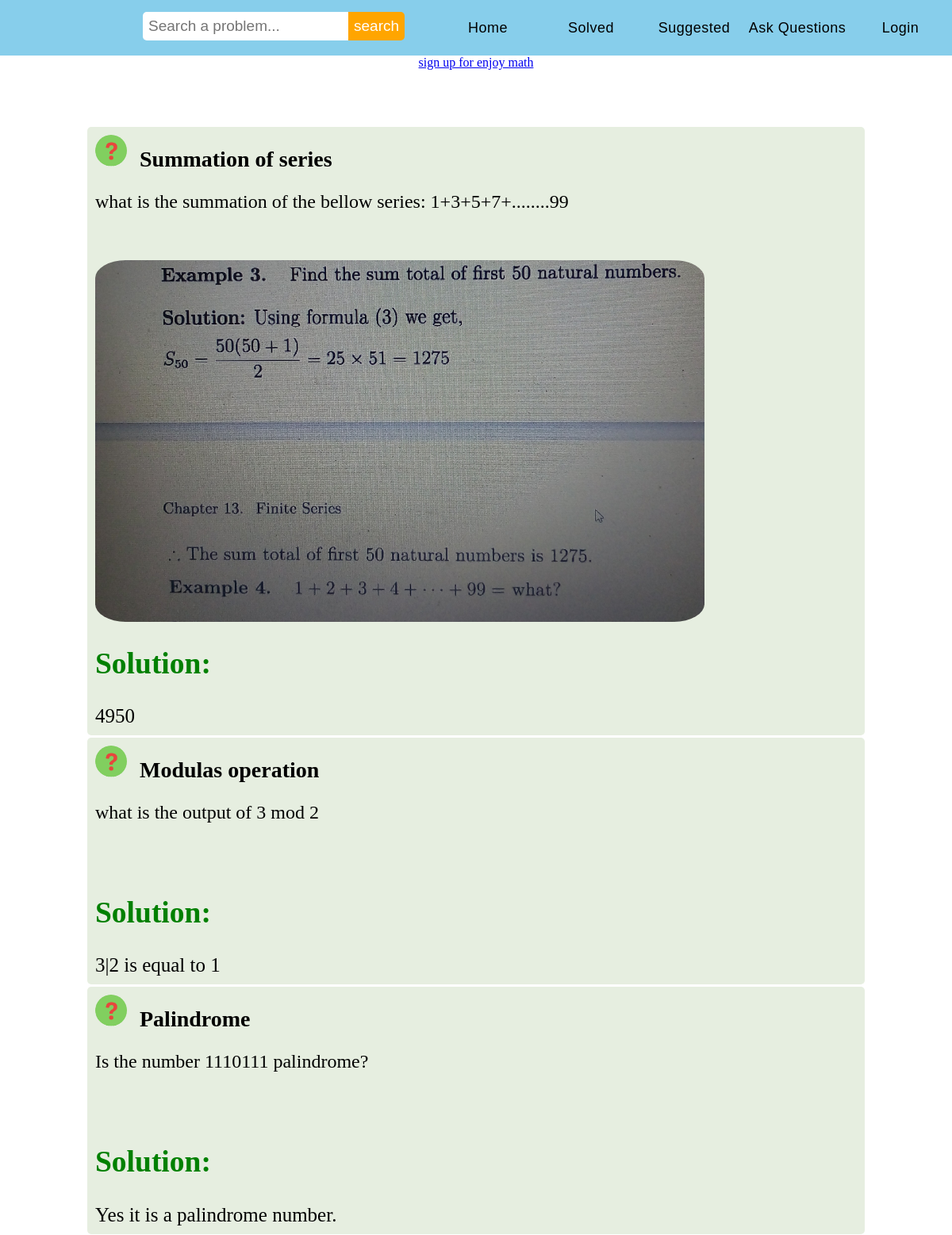
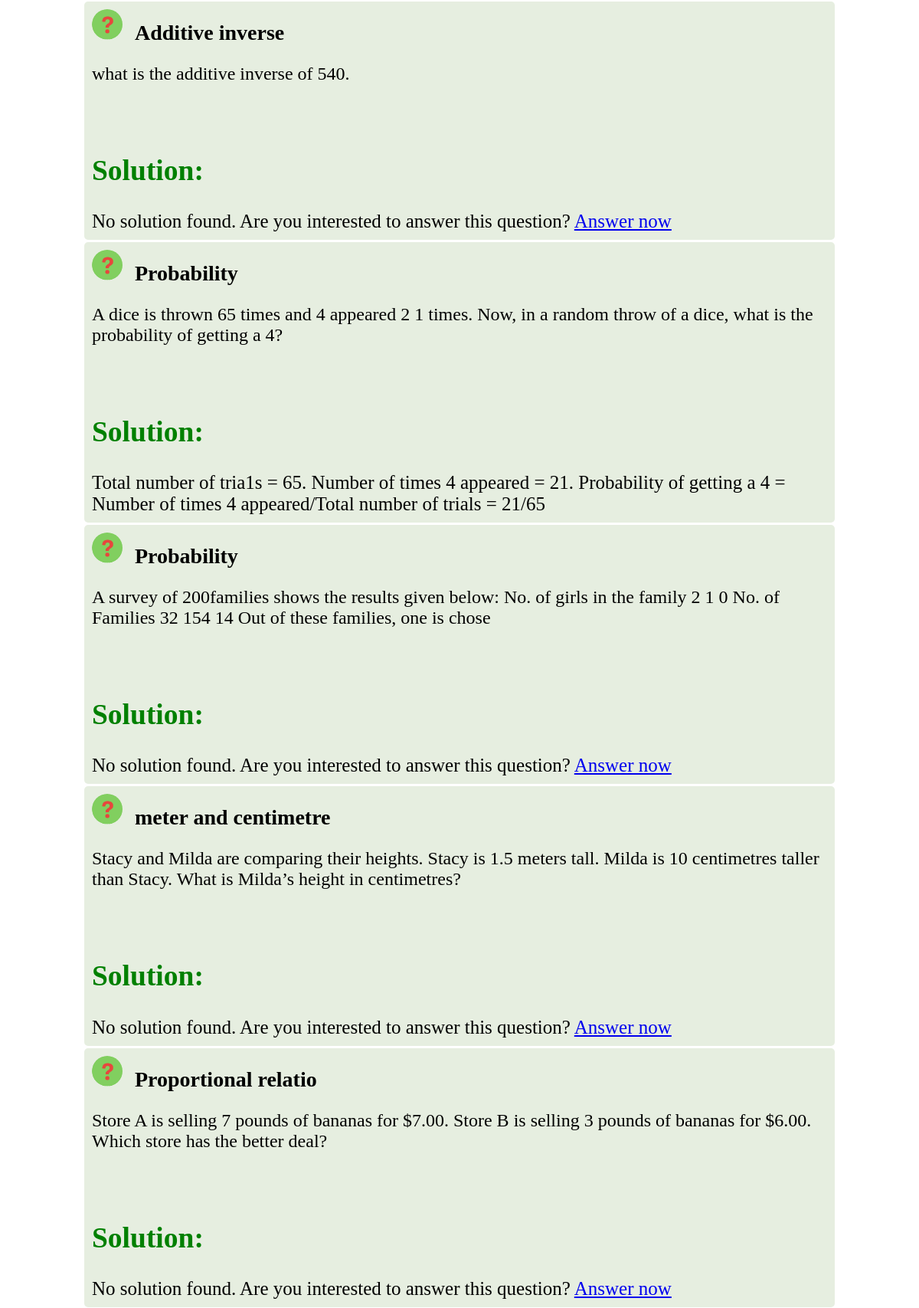
The page / (upper part) on the database its author committed (2 pictures, top to bottom).
### tables this page shows
CREATE TABLE `problem` (
  `prob_id` int(10) NOT NULL,
  `prob_heading` varchar(20) NOT NULL,
  `prob_description` varchar(200) NOT NULL,
  `prob_pic` varchar(30) NOT NULL,
  `submit_by` varchar(30) NOT NULL
);

CREATE TABLE `solution` (
  `solution_id` int(10) NOT NULL,
  `solution` varchar(1000) NOT NULL,
  `solution_pic` varchar(100) NOT NULL,
  `submit_by` varchar(30) NOT NULL
);

### index.php (the view, shortened to what this page needs)
<?php
include("includes\database_connection_config.php");
?>
<html>
    <head>
		  <link href="stylesheet\style.css?v=<?php echo time();?>" rel="stylesheet" >
		  <link rel="stylesheet" href="path/to/font-awesome/css/font-awesome.min.css">
	</head>
	<body>
	<?php
	   require('includes\menubar.php');
	   if(isset($_COOKIE['current_user_email'])){
		   echo '<div>
				  </div>';
	   }
	   else {
		   echo '<center> <a href="signup.php">sign up for enjoy math </a> </center> <br>';
	   }
	   $problem_per_page=10;
	   if(!isset($_GET['page']))
	   {
           $page = 1;
       }
	   else
	   {
           $page = $_GET['page'];
       }
$this_page_first_problem_index = ($page-1)*$problem_per_page;
$sql='SELECT * FROM problem LIMIT ' . $this_page_first_problem_index . ',' .  $problem_per_page;
$result = mysqli_query($con, $sql);
        echo "<br> <br> <br> ";
while($row = mysqli_fetch_array($result)) {
	?>
	<div id="problem_stucture" style="background: #E6EEE0;width:80%;margin:auto;padding:10px;border-radius:5px;margin-bottom:3px;">
	<?php
	echo ' <img src="logo/problem_icon.jpg" alt="problem" width="40" height="40" style="display: inline; border-radius: 50% "> ';
    echo '<p style="font-size:28px;margin-bottom:1px;padding:1px;display:inline;"> <b>' . $row['prob_heading'] . '</p> </b> <br>';
    echo '<p style="font-size:24px;font-family:verdana;">' . $row['prob_description'] . "</p> <br>";
    $prob_image_id=$row['prob_id'];
    $query="SELECT *FROM problem WHERE prob_id ='$prob_image_id'";
				 $run_query=mysqli_query($con,$query);
				 $result_pic = mysqli_fetch_assoc($run_query);
				 $pic=$result_pic['prob_pic'];
				 echo "<br>";
				 if($pic=='')
				 {
				 }
				 else
				 {
				 ?>
				 <image src="logo\problem_pic\<?php echo $pic; ?>" width="80%" style="border-radius:5%;"><br>
				<?php
					}
				?>
    	  <div id="solution">
    	  	<h2 style="color: green; font: italic;"> Solution: </h2>
    	  	<?php
    	  	$r1=$row['prob_id'];
    	  	$solution_sql="SELECT * FROM solution WHERE solution_id ='$r1' ";
    	  	$output=mysqli_query($con, $solution_sql);
    	  	if(mysqli_num_rows($output)==1)
    	  		{
    	  			while($row=mysqli_fetch_array($output))
    	  				{
    	  					echo $row['solution'];
    	  				}
    	  		}
    	  		else
    	  		{
    	  			echo "No solution found. Are you interested to answer this question? <a href=submit_ans.php?id=" . $r1 . "> Answer now  <a> ";
    	  		}
    	  	?>
    	  </div>
    </div>
	<?php
}
echo '<br>';
	?>
	</body>
</html>

### index.php (style rules this page uses)
body { margin: 0px; }
div#solution { display: block; }
div#solution { font-size: 25px; }

### rows shown on the page
problem: prob_heading "Summation of series", prob_description "what is the summation of the bellow series: 1+3+5+7+........99", prob_pic (picture)
solution: solution "4950"
problem: prob_heading "Modulas operation", prob_description "what is the output of 3 mod 2"
solution: solution "3|2 is equal to 1"
problem: prob_heading "Palindrome", prob_description "Is the number 1110111 palindrome?"
solution: solution "Yes it is a palindrome number."
problem: prob_heading "Additive inverse", prob_description "what is the additive inverse of 540."
problem: prob_heading "Probability", prob_description "A dice is thrown 65 times and 4 appeared 2 1 times. Now, in a random throw of a dice, what is the probability of getting a 4?"
solution: solution "Total number of tria1s = 65. Number of times 4 appeared = 21. Probability of getting a 4 = Number of times 4 appeared/Total number of trials = 21/65"
problem: prob_heading "Probability", prob_description "A survey of 200families shows the results given below: No. of girls in the family 2 1 0 No. of Families 32 154 14 Out of these families, one is chose"
problem: prob_heading "meter and centimetre", prob_description "Stacy and Milda are comparing their heights. Stacy is 1.5 meters tall. Milda is 10 centimetres taller than Stacy. What is Milda’s height in centimetres?"
problem: prob_heading "Proportional relatio", prob_description "Store A is selling 7 pounds of bananas for $7.00. Store B is selling 3 pounds of bananas for $6.00. Which store has the better deal?"
